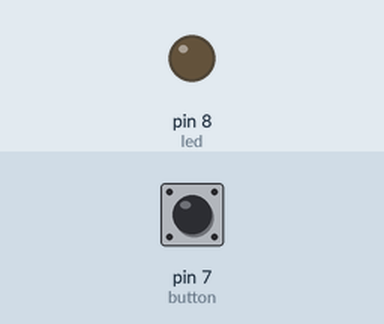
This sketch was run on a simulated Arduino Uno, built with avr-gcc and run on an emulated ATmega328P. Parts: output pins drawn as LEDs (lit = HIGH). The inputs (shaded band) are chosen by the test bench; at power-on: pin 7 (button) LOW. What the sketch prints to the serial monitor is not drawn.

Above: at 1.2 s.
1.3 s: pin 7 (button) pulled HIGH for 0.15 s
At 1.37 s:
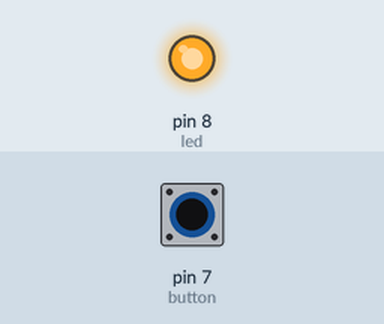
2.9 s: pin 7 (button) pulled HIGH for 3.2 s
At 6.9 s:
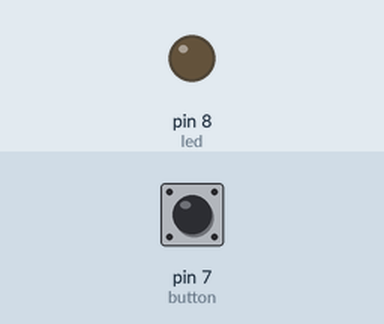
Timing chart, 0 to 8.4 s (numbered marks = the images above; inputs shaded):
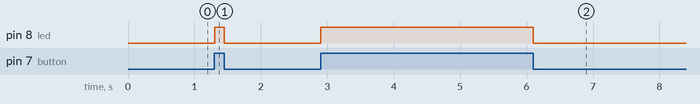

Measured:
- after the input at 1.3 s, pin 8 (led): LOW → HIGH at once, → LOW 0.15 s later
- after the input at 2.9 s, pin 8 (led): LOW → HIGH at once, → LOW 3.2 s later

The sketch:

button_1.ino
```cpp
int led = 8;
int button = 7 ;
boolean buttonState;

void setup () {
  // put your setup code here, to run once:
  pinMode(led, OUTPUT); //set led as output
  pinMode(button, INPUT);
  Serial.begin(9600);
}
int value;
void loop() {
  buttonState = digitalRead (button);
  if (buttonState == HIGH) {
    digitalWrite(led, HIGH);
  }
  else
  {
    digitalWrite(led,LOW);
  }
  Serial.println(buttonState);

}
```
